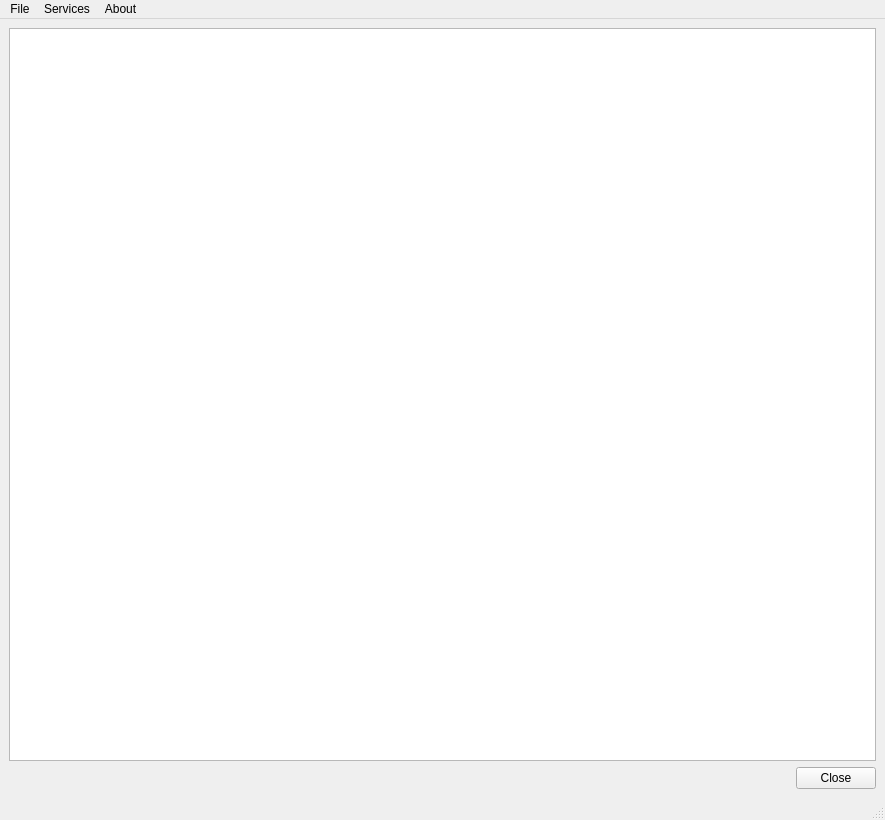
<?xml version="1.0" encoding="UTF-8"?>
<ui version="4.0">
 <class>MainDlg</class>
 <widget class="QMainWindow" name="MainDlg">
  <property name="geometry">
   <rect>
    <x>0</x>
    <y>0</y>
    <width>885</width>
    <height>820</height>
   </rect>
  </property>
  <property name="windowTitle">
   <string>IHM_QTSimulator</string>
  </property>
  <widget class="QWidget" name="centralwidget">
   <layout class="QVBoxLayout" name="verticalLayout">
    <item>
     <widget class="QPlainTextEdit" name="listWidget"/>
    </item>
    <item>
     <layout class="QHBoxLayout" name="horizontalLayout">
      <item>
       <spacer name="horizontalSpacer">
        <property name="orientation">
         <enum>Qt::Horizontal</enum>
        </property>
        <property name="sizeHint" stdset="0">
         <size>
          <width>668</width>
          <height>20</height>
         </size>
        </property>
       </spacer>
      </item>
      <item>
       <widget class="QPushButton" name="btnClose">
        <property name="text">
         <string>Close</string>
        </property>
       </widget>
      </item>
     </layout>
    </item>
   </layout>
  </widget>
  <widget class="QMenuBar" name="menubar">
   <property name="geometry">
    <rect>
     <x>0</x>
     <y>0</y>
     <width>885</width>
     <height>22</height>
    </rect>
   </property>
   <widget class="QMenu" name="menuServices">
    <property name="title">
     <string>Services</string>
    </property>
    <widget class="QMenu" name="menuCONFIG">
     <property name="title">
      <string>CONFIG</string>
     </property>
     <addaction name="actionSet_Config"/>
     <addaction name="actionGet_Config"/>
    </widget>
    <widget class="QMenu" name="menuAFFICHAGE">
     <property name="title">
      <string>AFFICHAGE</string>
     </property>
     <addaction name="actionDebutAff"/>
     <addaction name="separator"/>
     <addaction name="actionSet_Icon"/>
     <addaction name="actionSet_Label"/>
     <addaction name="actionSet_Image"/>
     <addaction name="actionVideo"/>
     <addaction name="actionLink"/>
     <addaction name="separator"/>
     <addaction name="actionFinAff"/>
     <addaction name="separator"/>
    </widget>
    <widget class="QMenu" name="menuTOUCHE">
     <property name="title">
      <string>TOUCHE</string>
     </property>
     <addaction name="actionDebutTouche"/>
     <addaction name="separator"/>
     <addaction name="actionDemandeTouche"/>
     <addaction name="separator"/>
     <addaction name="actionFinTouche"/>
    </widget>
    <widget class="QMenu" name="menuSASIE">
     <property name="title">
      <string>SASIE</string>
     </property>
     <addaction name="actionDemandeSasie"/>
     <addaction name="actionAnnulationSasie"/>
    </widget>
    <widget class="QMenu" name="menuINDICATEUR">
     <property name="title">
      <string>INDICATEUR</string>
     </property>
     <addaction name="separator"/>
    </widget>
    <widget class="QMenu" name="menuDETECTION">
     <property name="title">
      <string>DETECTION</string>
     </property>
     <addaction name="actionDebutDetection"/>
     <addaction name="actionFinDetection"/>
    </widget>
    <widget class="QMenu" name="menuPOLICE">
     <property name="title">
      <string>POLICE</string>
     </property>
     <addaction name="actionSetPolice"/>
    </widget>
    <widget class="QMenu" name="menuAUTORIZATION">
     <property name="title">
      <string>AUTORIZATION</string>
     </property>
     <addaction name="actionAuthDEBUT"/>
     <addaction name="actionAuthFIN"/>
     <addaction name="actionAUTH_AUTO"/>
     <addaction name="actionTAKE_CTRL_AUTO"/>
     <addaction name="actionRETURN_CTRL_AUTO"/>
     <addaction name="actionAUTH_RSP"/>
     <addaction name="actionTAKE_CTRL_RSP"/>
     <addaction name="actionRETURN_CTRL_RSP"/>
    </widget>
    <widget class="QMenu" name="menuSAISIE_EX">
     <property name="title">
      <string>SAISIE_EX</string>
     </property>
     <addaction name="actionDemandeSasieEx"/>
     <addaction name="actionAnnulationSasieEx"/>
    </widget>
    <widget class="QMenu" name="menuASYNC_INPUT_2">
     <property name="title">
      <string>ASYNC INPUT</string>
     </property>
     <addaction name="actionDebutAsync"/>
     <addaction name="separator"/>
     <addaction name="actionGetAsync"/>
     <addaction name="actionSetAsync"/>
     <addaction name="separator"/>
     <addaction name="actionFinAsync"/>
    </widget>
    <addaction name="menuCONFIG"/>
    <addaction name="menuAUTORIZATION"/>
    <addaction name="menuAFFICHAGE"/>
    <addaction name="menuTOUCHE"/>
    <addaction name="menuSASIE"/>
    <addaction name="menuSAISIE_EX"/>
    <addaction name="menuPOLICE"/>
    <addaction name="menuDETECTION"/>
    <addaction name="menuINDICATEUR"/>
    <addaction name="menuASYNC_INPUT_2"/>
    <addaction name="actionARRET"/>
   </widget>
   <widget class="QMenu" name="menuAbout">
    <property name="title">
     <string>About</string>
    </property>
    <addaction name="actionAbout_IHM_Simulator"/>
   </widget>
   <widget class="QMenu" name="menuFile">
    <property name="title">
     <string>File</string>
    </property>
    <addaction name="actionLoad_script"/>
    <addaction name="actionLoopScript"/>
    <addaction name="separator"/>
    <addaction name="actionExitMenu"/>
   </widget>
   <addaction name="menuFile"/>
   <addaction name="menuServices"/>
   <addaction name="menuAbout"/>
  </widget>
  <widget class="QStatusBar" name="statusbar"/>
  <action name="actionExit">
   <property name="text">
    <string>Exit</string>
   </property>
  </action>
  <action name="actionSet_Config">
   <property name="text">
    <string>Set Config</string>
   </property>
  </action>
  <action name="actionGet_Config">
   <property name="text">
    <string>Get Config</string>
   </property>
  </action>
  <action name="actionDebutAff">
   <property name="text">
    <string>Debut</string>
   </property>
  </action>
  <action name="actionSet_Icon">
   <property name="enabled">
    <bool>true</bool>
   </property>
   <property name="text">
    <string>Set Icon</string>
   </property>
  </action>
  <action name="actionSet_Label">
   <property name="enabled">
    <bool>true</bool>
   </property>
   <property name="text">
    <string>Set Label</string>
   </property>
  </action>
  <action name="actionFinAff">
   <property name="enabled">
    <bool>true</bool>
   </property>
   <property name="text">
    <string>Fin</string>
   </property>
  </action>
  <action name="actionDebutTouche">
   <property name="text">
    <string>Debut</string>
   </property>
  </action>
  <action name="actionDemandeTouche">
   <property name="enabled">
    <bool>true</bool>
   </property>
   <property name="text">
    <string>Demande</string>
   </property>
  </action>
  <action name="actionFinTouche">
   <property name="enabled">
    <bool>true</bool>
   </property>
   <property name="text">
    <string>Fin</string>
   </property>
  </action>
  <action name="actionDemandeSasie">
   <property name="text">
    <string>Demande</string>
   </property>
  </action>
  <action name="actionAnnulationSasie">
   <property name="text">
    <string>Annulation</string>
   </property>
  </action>
  <action name="actionDebutDetection">
   <property name="text">
    <string>Debut</string>
   </property>
  </action>
  <action name="actionFinDetection">
   <property name="enabled">
    <bool>true</bool>
   </property>
   <property name="text">
    <string>Fin</string>
   </property>
  </action>
  <action name="actionSetPolice">
   <property name="text">
    <string>Set</string>
   </property>
  </action>
  <action name="actionExitMenu">
   <property name="text">
    <string>Exit</string>
   </property>
  </action>
  <action name="actionAbout_IHM_Simulator">
   <property name="text">
    <string>About IHM Simulator</string>
   </property>
  </action>
  <action name="actionTt">
   <property name="text">
    <string>tt</string>
   </property>
  </action>
  <action name="actionARRET">
   <property name="text">
    <string>ARRET</string>
   </property>
  </action>
  <action name="actionLoad_script">
   <property name="text">
    <string>Load script</string>
   </property>
  </action>
  <action name="actionSet_Image">
   <property name="text">
    <string>Set Image</string>
   </property>
  </action>
  <action name="actionVideo">
   <property name="text">
    <string>Video</string>
   </property>
  </action>
  <action name="actionAUTH_AUTO">
   <property name="checkable">
    <bool>true</bool>
   </property>
   <property name="checked">
    <bool>true</bool>
   </property>
   <property name="text">
    <string>AUTH AUTO</string>
   </property>
  </action>
  <action name="actionTAKE_CTRL_AUTO">
   <property name="checkable">
    <bool>true</bool>
   </property>
   <property name="checked">
    <bool>true</bool>
   </property>
   <property name="text">
    <string>TAKE CTRL AUTO</string>
   </property>
  </action>
  <action name="actionRETURN_CTRL_AUTO">
   <property name="checkable">
    <bool>true</bool>
   </property>
   <property name="checked">
    <bool>true</bool>
   </property>
   <property name="text">
    <string>RETURN CTRL AUTO</string>
   </property>
  </action>
  <action name="actionAuthDEBUT">
   <property name="text">
    <string>DEBUT</string>
   </property>
  </action>
  <action name="actionAuthFIN">
   <property name="text">
    <string>FIN</string>
   </property>
  </action>
  <action name="actionAUTH_RSP">
   <property name="text">
    <string>AUTH RSP</string>
   </property>
  </action>
  <action name="actionTAKE_CTRL_RSP">
   <property name="text">
    <string>TAKE CTRL RSP</string>
   </property>
  </action>
  <action name="actionRETURN_CTRL_RSP">
   <property name="text">
    <string>RETURN CTRL RSP</string>
   </property>
  </action>
  <action name="actionLink">
   <property name="text">
    <string>Link</string>
   </property>
  </action>
  <action name="actionDemandeSasieEx">
   <property name="text">
    <string>Demande</string>
   </property>
  </action>
  <action name="actionAnnulationSasieEx">
   <property name="text">
    <string>Annulation</string>
   </property>
  </action>
  <action name="actionDebut">
   <property name="text">
    <string>Debut</string>
   </property>
  </action>
  <action name="actionDebutAsync">
   <property name="text">
    <string>Debut</string>
   </property>
  </action>
  <action name="actionSetAsync">
   <property name="text">
    <string>Set</string>
   </property>
  </action>
  <action name="actionFinAsync">
   <property name="text">
    <string>Fin</string>
   </property>
  </action>
  <action name="actionGetAsync">
   <property name="text">
    <string>Get</string>
   </property>
  </action>
  <action name="actionLoopScript">
   <property name="checkable">
    <bool>true</bool>
   </property>
   <property name="text">
    <string>Loop script</string>
   </property>
  </action>
 </widget>
 <resources/>
 <connections>
  <connection>
   <sender>actionExitMenu</sender>
   <signal>triggered()</signal>
   <receiver>MainDlg</receiver>
   <slot>close()</slot>
   <hints>
    <hint type="sourcelabel">
     <x>-1</x>
     <y>-1</y>
    </hint>
    <hint type="destinationlabel">
     <x>393</x>
     <y>247</y>
    </hint>
   </hints>
  </connection>
 </connections>
</ui>
